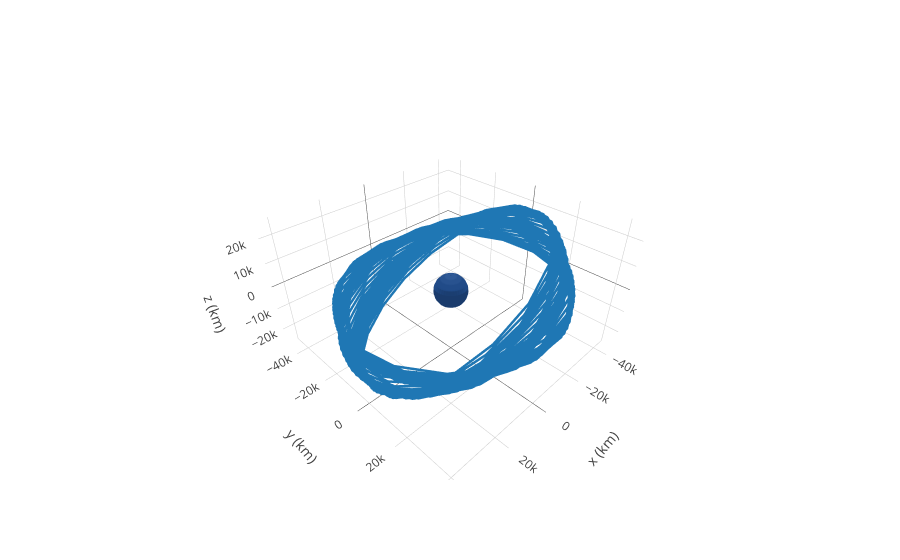

The notebook cell this image was saved under:
### Code cell
frame = OrbitPlotter3D()

frame.set_attractor(Earth)
frame.plot_trajectory(rr, label='orbit influenced by Moon')
frame.show()

### Figure 1 — Plotly figure (JSON) as saved in the notebook; plotly's stock layout.template omitted (floating-point values rounded to 4 significant figures; data arrays with more than 128 entries replaced by an {"elided": "..."} marker saying what was removed)
{"data": [{"line": {"dash": "solid", "width": 5}, "mode": "lines", "name": "orbit influenced by Moon", "type": "scatter3d", "uid": "5117377c-ac61-11e8-a6ff-a0afbda902ef", "x": {"elided": "1000 float values"}, "y": {"elided": "1000 float values"}, "z": {"elided": "1000 float values"}}, {"cauto": false, "cmax": 1, "cmin": 1, "colorscale": [[0, "#204a87"], [1, "#204a87"]], "name": "Earth", "showscale": false, "type": "surface", "uid": "5117377d-ac61-11e8-a6ff-a0afbda902ef", "x": {"elided": "20x20 float values"}, "y": {"elided": "20x20 float values"}, "z": {"elided": "20x20 float values"}}], "layout": {"autosize": true, "scene": {"aspectmode": "data", "xaxis": {"title": "x (km)"}, "yaxis": {"title": "y (km)"}, "zaxis": {"title": "z (km)"}}}}
